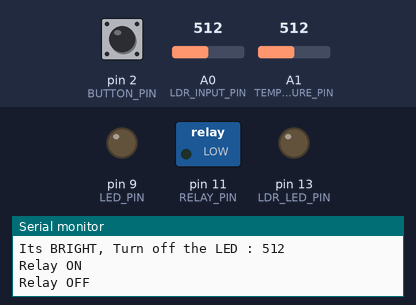
Simulated run of this sketch. Board: Arduino Uno, built with avr-gcc and run on an emulated ATmega328P. Shown: switched loads named in the sketch (green lamp = pin HIGH), output pins drawn as LEDs (lit = HIGH), the last lines printed to the serial monitor. Dashed ring = blinking. Inputs (shaded band) come from the test bench; at power-on: A0 (LDR_INPUT_PIN) = 512, pin 2 (BUTTON_PIN) HIGH, A1 (TEMPERATURE_PIN) = 512. The local clock reads 2024-03-15 10:24:30 at power-on unless the sketch sets it; EEPROM starts erased.

Above: at 2.2 s.
2.3 s: A0 (LDR_INPUT_PIN) set to 212
5.8 s: A0 (LDR_INPUT_PIN) set to 185
At 7.7 s:
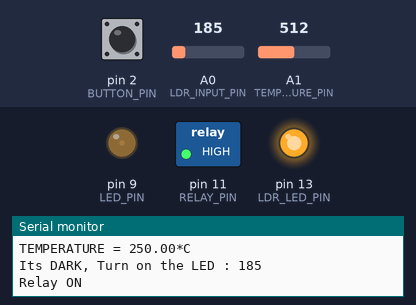
10.1 s: pin 2 (BUTTON_PIN) pulled LOW for 1.7 s
14.3 s: A0 (LDR_INPUT_PIN) set to 494
17.8 s: A0 (LDR_INPUT_PIN) set to 514
At 20.3 s:
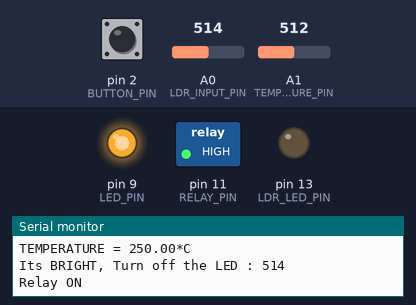
22.7 s: A0 (LDR_INPUT_PIN) set to 190
At 23.1 s:
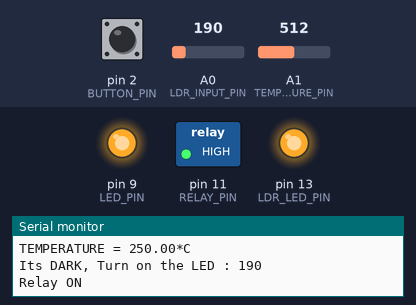
Timing chart, 0 to 27.3 s (numbered marks = the images above; inputs shaded):
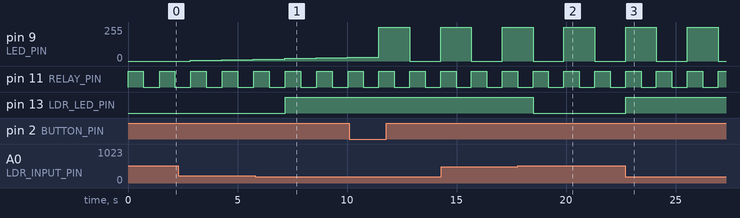

Measured:
- the behaviour switches between 201 and 200 on A0 (LDR_INPUT_PIN) (found by bisection; images 0 and 1)
- the behaviour switches between 500 and 501 on A0 (LDR_INPUT_PIN) (found by bisection; images 1 and 2)
- after the input at 5.8 s, pin 13 (LDR_LED_PIN): LOW → HIGH after 1.4 s
- after the input at 17.8 s, pin 13 (LDR_LED_PIN): HIGH → LOW after 0.69 s
- after the input at 22.7 s, pin 13 (LDR_LED_PIN): LOW → HIGH at once
- by itself, pin 11 (RELAY_PIN): alternates HIGH for 0.70 s and LOW for 0.71 s

The sketch:

project_collection.ino
```cpp
#include <EEPROM.h>
#include <stdio.h>

#include "Bounce2.h"
#include "DS1302.h"
#include "Photoresistor.h"
#include "Temperature.h"
#include "Relay.h"

#define TEMPERATURE_PIN A1
#define RELAY_PIN 11

#define LDR_LED_PIN 13
#define LDR_INPUT_PIN A0

#define BUTTON_PIN 2
#define LED_PIN 9
#define ADDR 1

// Instantiate a Bounce object
Bounce debouncer = Bounce();

Temperature temperature(TEMPERATURE_PIN);
Photoresistor photoresistor(LDR_LED_PIN, LDR_INPUT_PIN);
Relay relay(RELAY_PIN);

volatile int buttonState;
volatile unsigned long buttonPressTimeStamp;

const int debouncePeriod = 50; // << may need more or less here
volatile int count = 0;
volatile int mod = 0;

volatile int ledState;
volatile int status_counter = 0;

volatile int brightness = 0;    // how bright the LED is
volatile int fadeAmount = 5;    // how many points to fade the LED by

volatile int eeprom_read_value;

namespace {

const int kCePin   = 5;  // Chip Enable
const int kIoPin   = 6;  // Input/Output
const int kSclkPin = 7;  // Serial Clock

//DS1302 obj
DS1302 rtc(kCePin, kIoPin, kSclkPin);

String dayAsString(const Time::Day day) {
  switch (day) {
    case Time::kSunday: return "Sunday";
    case Time::kMonday: return "Monday";
    case Time::kTuesday: return "Tuesday";
    case Time::kWednesday: return "Wednesday";
    case Time::kThursday: return "Thursday";
    case Time::kFriday: return "Friday";
    case Time::kSaturday: return "Saturday";
  }
  return "(unknown day)";
}

void printTime() {
  // Get the current time and date from the chip.
  Time t = rtc.time();

  // Name the day of the week.
  const String day = dayAsString(t.day);

  char buf[50];
  snprintf(buf, sizeof(buf), "%s %04d-%02d-%02d %02d:%02d:%02d",
           day.c_str(),
           t.yr, t.mon, t.date,
           t.hr, t.min, t.sec);

  Serial.println(buf);
}

}

void setup() {

  Serial.begin(115200);

  // Setup the button
  pinMode(BUTTON_PIN, INPUT);

  pinMode(LED_PIN, OUTPUT);
  pinMode(RELAY_PIN , OUTPUT);

  digitalWrite(BUTTON_PIN, HIGH);
  digitalWrite(LED_PIN, ledState);
  attachInterrupt(digitalPinToInterrupt(BUTTON_PIN), blink , FALLING);

  // After setting up the button, setup debouncer
  debouncer.attach(BUTTON_PIN);
  debouncer.interval(5);

  rtc.writeProtect(false);
  rtc.halt(false);

  //define start time //year / month / day /-/hour /min / sec /-/ day
  Time t(2019, 9, 2, 17, 06, 50, Time::kTuesday);

  // Set the time on the chip.
  rtc.time(t);

  eeprom_read_value = EEPROM.read(ADDR);
  Serial.println((int) eeprom_read_value);

  if (eeprom_read_value == 0 ) { //flash
    mod = 1;
  } else if ( eeprom_read_value == 1 ) { //high
    mod = 2;
  } else if ( eeprom_read_value == 2 ) { //low
    mod = 3;
  } else if ( eeprom_read_value == 3 ) { //pwm
    mod = 0;
  }

}

void blink() {
  static volatile int lastInterruptMillis = 0;
  if (millis() - lastInterruptMillis > debouncePeriod)
  {
    count++;
    mod = count % 4;
    lastInterruptMillis = millis();
  }
}

void flash() {
  EEPROM.write(ADDR, 0);
  if ( millis() - buttonPressTimeStamp >= 500 ) {
    buttonPressTimeStamp = millis();
    if ( ledState == HIGH ) ledState = LOW;
    else if ( ledState == LOW ) ledState = HIGH;
    digitalWrite(LED_PIN, ledState );
    Serial.println("Retriggering button");
  }
}

void high() {
  EEPROM.write(ADDR, 1);
  digitalWrite(LED_PIN, HIGH);
  Serial.println("Retriggered high");
}

void low() {
  EEPROM.write(ADDR, 2);
  digitalWrite(LED_PIN, LOW);
  Serial.println("Retriggered low");
}

void pwm() {
  EEPROM.write(ADDR, 3);
  // set the brightness of pin 9:
  analogWrite(LED_PIN, brightness);

  // change the brightness for next time through the loop:
  brightness = brightness + fadeAmount;

  // reverse the direction of the fading at the ends of the fade:
  if (brightness <= 0 || brightness >= 255) {
    fadeAmount = -fadeAmount;
  }
  // wait for 30 milliseconds to see the dimming effect
  delay(30);
  Serial.println("pwm");
}

void button_status_changed() {
  // Get the update value
  int value = debouncer.read();
  if ( value == HIGH) {
    ledState = LOW;
    digitalWrite(LED_PIN, ledState );

    Serial.println("Button released (state 0)");

  } else {
    ledState = HIGH;
    digitalWrite(LED_PIN, ledState );

    Serial.println("Button pressed (state 1)");
    buttonPressTimeStamp = millis();
    status_counter++;
    if (status_counter == 4) {
      status_counter = 0;
    }
  }
}

void led_menu() {
  if  ( mod == 1 ) {
    flash();
  }
  else if (mod == 2) {
    high();
  }
  else if (mod == 3) {
    low();
  }
  else if (mod == 0) {
    pwm();
  }
}


void loop() {

  Serial.println(eeprom_read_value);
  temperature.evaluateTemperature();
  photoresistor.ldr();
  relay.relay_process(700);
  printTime();

  // Update the debouncer and get the changed state
  boolean changed = debouncer.update();

  if ( changed ) {
    button_status_changed();
  }
  led_menu();

}
```

Photoresistor.cpp
```cpp
#include "Arduino.h"
#include "Photoresistor.h"

Photoresistor::Photoresistor(int pin, int ldr_pin) {

  pinMode(pin, OUTPUT);
  pinMode(ldr_pin, INPUT);
  _pin = pin;
  _ldrPin = ldr_pin;
}


void Photoresistor::ldr() {

  int ldrStatus = analogRead(_ldrPin);

  if (ldrStatus <= 200) {

    digitalWrite(_pin, HIGH);
    Serial.print("Its DARK, Turn on the LED : ");
    Serial.println(ldrStatus);
  } else if (ldrStatus > 500) {

    digitalWrite(_pin, LOW);
    Serial.print("Its BRIGHT, Turn off the LED : ");
    Serial.println(ldrStatus);
  }

}
```

Photoresistor.h
```cpp
#ifndef Photoresistor_h
#define Photoresistor_h

#include "Arduino.h"

class Photoresistor {
  public:
    Photoresistor(int pin, int ldrPin);
    void ldr();
  private:
    int _pin;
    int _ldrPin;
};

#endif
```

Relay.cpp
```cpp
#include "Arduino.h"
#include "Relay.h"

Relay::Relay(int pin) {

  pinMode(pin, OUTPUT);
  _pin = pin;
}

void Relay::relay_process(int delay_amount) {

  digitalWrite(_pin, HIGH);// turn relay ON
  Serial.println("Relay ON");
  delay(delay_amount);// wait for 5 seconds


  digitalWrite(_pin, LOW);// turn relay OFF
  Serial.println("Relay OFF");
  delay(delay_amount);// wait for 3 secons
}
```

Relay.h
```cpp
#ifndef Relay_h
#define Relay_h

#include "Arduino.h"

class Relay {
  public:
    Relay(int pin);
    void relay_process(int delay_amount);
  private:
    int _pin;
};


#endif
```

Temperature.cpp
```cpp
#include "Arduino.h"
#include "Temperature.h"

Temperature::Temperature(int temperature_pin){
  _pin = temperature_pin;
}

void Temperature::evaluateTemperature() {
  int val = analogRead(_pin);
  float mv = ( val / 1024.0) * 5000;
  float cel = mv / 10;
  float farh = (cel * 9) / 5 + 32;

  Serial.print("TEMPERATURE = ");
  Serial.print(cel);
  Serial.print("*C");
  Serial.println();
}
```

Temperature.h
```cpp
#ifndef Temperature_h
#define Temperature_h

#include "Arduino.h"

class Temperature{
  public:
    Temperature(int pin);
    void evaluateTemperature();
  private:
    int _pin;

};

#endif
```
